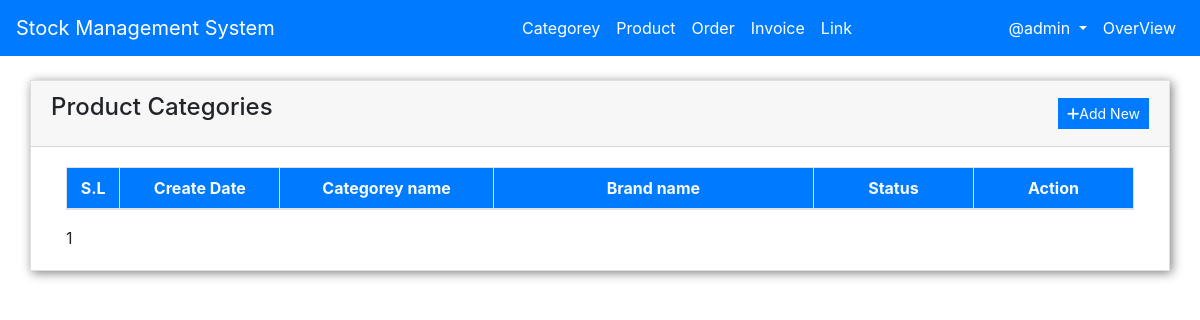
Page /dashboard/categorey/ (signed in) on the earlier database version.
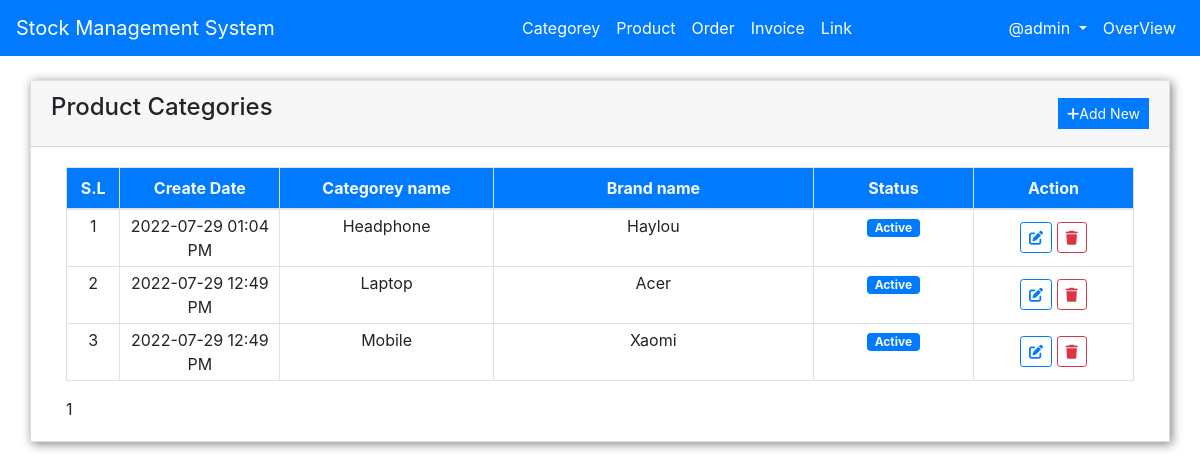
Same page on the later database version.
### smsApps/models.py (models this page shows, shortened)
class Categorie(models.Model):
    status = models.CharField(max_length=2, choices=(('1','Active'),('2','Inactive')), default=1)
    cat_name = models.CharField(max_length=264)
    cat_brand = models.CharField(max_length=264)
    publish_date = models.DateTimeField(auto_now_add=True)
    update_date = models.DateTimeField(auto_now=True)
    class Meta:
        ordering = ['-publish_date',]

### smsApps/views.py (the view)
# urls.py: path('categorey/', views.categoreyView, name='categorey'),
@login_required
def categoreyView(request):
    allcats = Categorie.objects.all().order_by('cat_name')
    pagntr = Paginator(allcats, 5)
    page_num = request.GET.get('cat_page')
    page_obj = pagntr.get_page(page_num)
    return render(request, 'smsApps/categories.html',{'page_cat_obj':page_obj})

### templates/smsApps/categories.html (shortened to what this page needs)
{% extends 'base.html' %}
{% load static %}
{% block bodycontent %}
<div class="col-md-4 offset-md-4"><br>
</div>
<div class="col-lg-12 col-md-12 col-sm-12 col-xs-12">
    <div class="card card-default rounded-0 shadowcss ">
        <div class="card-header">
            <div class="d-flex w-100 align-items-center justify-content-between">
                <h4 class="card-title fw-bold">Product Categories</h4>
                <div class="tools">
                    <button type="button" class="btn btn-primary rounded-0 bg-gradient btn-sm" id='add_new' data-toggle="modal" data-target="#exampleModal" data-whatever="@fat"><i class="fa fa-plus"></i><a style="color:white; text-decoration:none;" href="{% url 'addcategorey' %}">Add New</a></button>
                </div>
            </div>
        </div>
        <div class="card-body">
            <div class="container-fluid">
                <table class="table table-bordered" id="category-list">
                    <colgroup>
                        <col width="5%">
                        <col width="15%">
                        <col width="20%">
                        <col width="30%">
                        <col width="15%">
                        <col width="15%">
                    </colgroup>
                    <thead>
                        <tr class="bg-gradient bg-primary bg-opacity-50 text-light">
                            <th class="px-2 py-2 text-center">S.L</th>
                            <th class="px-2 py-2 text-center">Create Date</th>
                            <th class="px-2 py-2 text-center">Categorey name</th>
                            <th class="px-2 py-2 text-center">Brand name</th>
                            <th class="px-2 py-2 text-center">Status</th>
                            <th class="px-2 py-2 text-center">Action</th>
                        </tr>
                    </thead>
                    <tbody>
                        {% for allcat in page_cat_obj %}
                        <tr>
                            <td class="px-2 py-1 text-center">{{forloop.counter}}</td>
                            <td class="px-2 py-1 text-center">{{ allcat.publish_date|date:"Y-m-d h:i A" }}</td>
                            <td class="px-2 py-1 text-center">{{allcat.cat_name}}</td>
                            <td class="px-2 py-1 text-center">
                                <p class="m-0 text-truncate">{{allcat.cat_brand}}</p>
                            </td>
                            <td class="px-1 py-1 text-center text-center">
                                {% if allcat.status == '1' %}
                                <span class="badge text-light bg-primary bg-gradient rounded-pill px-2">Active</span> {% else %}
                                <span class="badge text-light bg-secondary bg-gradient rounded-pill px-2">Inactive</span> {% endif %}
                            </td>
                            <td class="px-2 py-1 align-middle text-center">
                                <a class="btn btn-outline-primary btn-sm edit-data" href="" data-id="" title="Edit">
                                    <i class="fa fa-edit"></i>
                                </a>
                                <button class="btn btn-outline-danger btn-sm delete-data" type="button" data-id="" title="Delete">
                                    <i class="fa fa-trash"></i>
                                </button>
                            </td>
                        </tr>
                        {% endfor %}
                    </tbody>
                </table>
                <div>
                    <span>
                        <span>{{ page_cat_obj.number }}</span>
                    </span>
                </div>
            </div>
        </div>
    </div>
</div>
    </div>
{% endblock bodycontent %}

### templates/base.html (shortened to what this page needs)
{% load static %}
<!doctype html>
<html lang="en">
  <head>
    <link rel="stylesheet" href="https://cdn.jsdelivr.net/npm/bootstrap@4.0.0/dist/css/bootstrap.min.css">
    <link rel="stylesheet" href="https://cdnjs.cloudflare.com/ajax/libs/font-awesome/6.1.2/css/all.min.css">
    <link rel="stylesheet" href="{% static 'css/style.css' %}">
  </head>
  <body>
    <nav class="navbar navbar-expand-lg navbar navbar-dark bg-primary" style="background-color: #e3f2fd;">
      {% if request.user.is_authenticated %}
      <a class="navbar-brand" href="{% url 'index' %}">Stock Management System</a>
      {% else %}
      <a class="navbar-brand" style="color:white;" href="{% url 'home' %}">Stock Management System</a>
      {% endif %}
      <div class="collapse navbar-collapse" id="navbarSupportedContent">
        {% if request.user.is_authenticated %}
        <ul class="navbar-nav mr-auto offset-lg-3 offset-sm-1">
          <li class="nav-item" style="color:#white;"><a class="nav-link" href="{% url 'categorey' %}">Categorey</a></li>
          <li class="nav-item"><a class="nav-link" href="{% url 'categorey' %}">Product</a></li>
          <li class="nav-item"><a class="nav-link" href="{% url 'categorey' %}">Order</a></li>
          <li class="nav-item"><a class="nav-link" href="{% url 'categorey' %}">Invoice</a></li>
          <li class="nav-item"><a class="nav-link" href="{% url 'categorey' %}">Link</a></li>
        </ul>
        {% endif %}
        <ul class="navbar-nav" >
          {% if request.user.is_authenticated %}
          <li class="nav-item dropdown">
            <a class="nav-link dropdown-toggle" href="#" id="navbarDropdown" role="button" data-toggle="dropdown" aria-haspopup="true" aria-expanded="false">
              @{{user.username}}
            </a>
          </li>
          <li class="nav-item"><a class="nav-link" href="">OverView</a></li>
          {% else %}
          <li class="nav-item"><a class="nav-link" href="{% url 'signup' %}">Signup</a></li>
          <li class="nav-item"><a class="nav-link" href="{% url 'login' %}">Login</a></li>
          {% endif %}
        </ul>
      </div>
    </nav>
    <div class="container-fluid">
    {% block bodycontent %}{% endblock bodycontent %}
  </body>
</html>

### static/css/style.css (style rules this page uses)
.navbar-dark .navbar-nav .nav-link { color: rgb(255 255 255) !important; }
.shadowcss { border-radius: 0!important; box-shadow: 2px 2px 10px grey !important; }

Differences in the rows shown:
added Categorie: publish_date "2022-07-29 01:04 PM", cat_name "Headphone", cat_brand "Haylou", status "Active"
added Categorie: publish_date "2022-07-29 12:49 PM", cat_name "Laptop", cat_brand "Acer", status "Active"
added Categorie: publish_date "2022-07-29 12:49 PM", cat_name "Mobile", cat_brand "Xaomi", status "Active"
